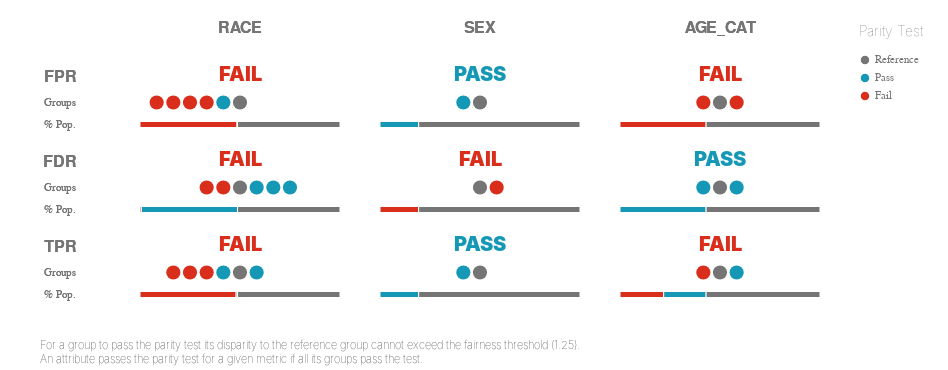

The notebook cell saved with this chart:
### Code cell
ap.summary(majority_bdf, METRICS )
